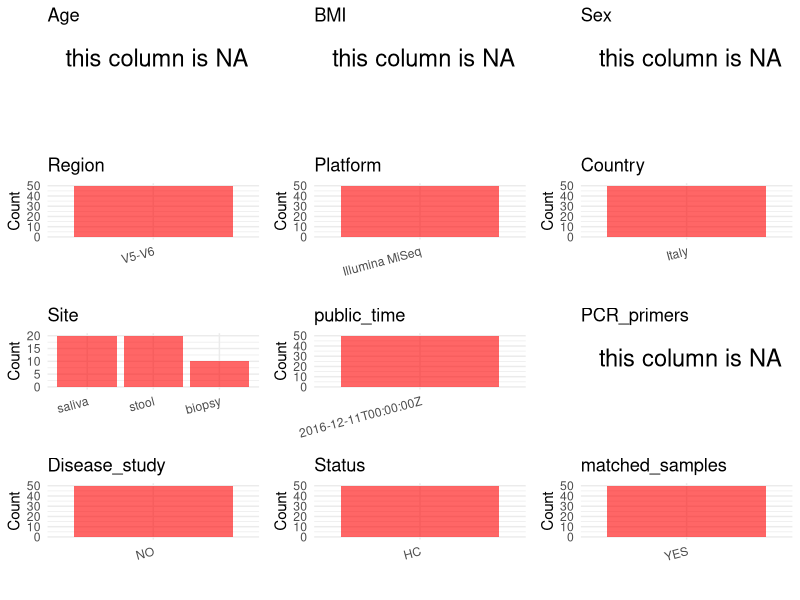

Write the R code that produced this figure. (Note: this script raises an error after producing the figure.)
## ---- chunk 1
# Load necessary libraries
library(dplyr)
library(ggplot2)
library(cowplot)

# Set working directory (update this path to your local directory)
setwd("D:/studylearning/董彪师兄项目/任务4_20251009/PRJNA356414")

# Read the initial metadata files
initial_meta<-read.csv("SraRunTable.csv",header = T)

# Display the first few rows of the metadata
head(initial_meta)
## ---- chunk 2
# Create a uniform metadata dataframe
metadata <- data.frame(
  BioProject = initial_meta$BioProject,
  Run = initial_meta$Run,
  sample_name = initial_meta$host_subject_id,
  Age = NA,
  BMI = NA,
  Sex= NA,
  Region = "V5-V6",
  Platform = initial_meta$Instrument,
  Country = initial_meta$geo_loc_name_country,
  Site = initial_meta$env_material,
  public_time = initial_meta$ReleaseDate,
  stringsAsFactors = FALSE
)
## ---- chunk 3
# Add information obtained from the publication
metadata$PCR_primers <- NA_character_  # Update based on the publication
metadata$title <- "G2S: A New Deep Learning Tool for Predicting Stool Microbiome Structure From Oral Microbiome Data"
metadata$Disease_study <- "NO"
metadata$Status <- "HC"

#extract subject id by remove prefix of sample_name
#metadata$sample_name <- gsub("_st|_sal", "", metadata$sample_name)

# Check initial data distribution
cat("Initial sample distribution:\n")
table(metadata$sample_name)
table(metadata$Site)

# Calculate sampling frequency per subject
sample_counts <- table(metadata$sample_name)
cat("\nNumber of samples per subject:\n")
print(sample_counts)

# Create matched_samples column
metadata$matched_samples <- ifelse(metadata$sample_name %in% names(sample_counts[sample_counts >= 2]), "YES", "NO")

cat("\nMatched samples distribution:\n")
table(metadata$matched_samples)

# Identify samples for removal: single samples excluding saliva 
single_samples <- names(sample_counts[sample_counts == 1])
samples_to_remove <- metadata$sample_name %in% single_samples & !(metadata$Site %in% c("saliva"))

cat("\nNumber of samples to be removed:", sum(samples_to_remove), "\n")

# Remove identified samples
metadata_clean <- metadata[!samples_to_remove, ]

cat("\nFinal sample distribution after cleaning:\n")
table(metadata_clean$sample_name)
table(metadata_clean$Site)
table(metadata_clean$matched_samples)

# Use cleaned dataset for subsequent analysis
metadata <- metadata_clean
## ---- chunk 4
# Check the number of unique runs and sample names
print(paste("Number of unique runs:", length(unique(metadata$Run))))
print(paste("Number of unique sample names:", length(unique(metadata$sample_name))))
## ---- chunk 5
# Select columns for visualization
plot_data <- metadata %>%
  select(-BioProject, -Run, -sample_name, -title)

# Function to create simple plots for each column
create_simple_plots <- function(data) {
  plots <- list()
  
  for (col in colnames(data)) {
    # Check if the column is all NA
    if (all(is.na(data[[col]]))) {
      # Create an empty plot with text indicating all NA
      p <- ggplot() +
        annotate("text", x = 0.5, y = 0.5, label = "this column is NA", size = 6) +
        labs(title = col) +
        theme_void()
    } else if (is.numeric(data[[col]])) {
      # Numeric variable: histogram
      p <- ggplot(data, aes(x = .data[[col]])) +
        geom_histogram(fill = "blue", alpha = 0.6, bins = 20, na.rm = TRUE) +
        labs(title = col) +
        theme_minimal()
    } else {
      # Categorical variable: bar plot (remove NA values)
      count_data <- as.data.frame(table(data[[col]], useNA = "ifany"))
      p <- ggplot(count_data, aes(x = reorder(Var1, -Freq), y = Freq)) +
        geom_col(fill = "red", alpha = 0.6) +
        labs(title = col, x = NULL, y = "Count") +
        theme_minimal() +
        theme(axis.text.x = element_text(angle = 15, hjust = 1))
    }
    plots[[col]] <- p
  }
  
  return(plots)
}

# Generate and arrange plots
plots <- create_simple_plots(plot_data)
p<-plot_grid(plots$Age, 
          plots$BMI, 
          plots$Sex, 
          plots$Region, 
          plots$Platform, 
          plots$Country, 
          plots$Site,
          plots$public_time, 
          plots$PCR_primers,
          plots$Disease_study,
          plots$Status,
          plots$matched_samples,# add 
          ncol = 3, align = "hv", axis = "lb")
ggsave("Metadata_Summary.png", plot = p, width = 8, height = 6, dpi = 150, bg = "white")
## ---- chunk 6
knitr::include_graphics("Metadata_Summary.png")
## ---- chunk 7
# Reorder columns to match the desired format
metadata <- metadata[, c(
  "BioProject", "Run", "sample_name", "Age", "BMI", "Sex", 
  "Region", "Platform", "Country", "Site", "public_time", 
  "PCR_primers", "title", "Disease_study", "Status","matched_samples"
)]

# Export the uniform metadata to a CSV file
write.csv(metadata, file = "metadata.csv", quote = FALSE)
head(metadata)
